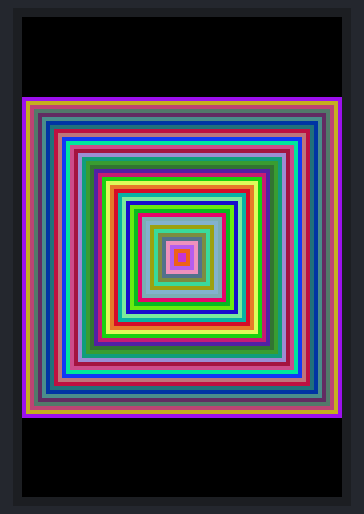
This sketch was run on a simulated Arduino Uno, built with avr-gcc and run on an emulated ATmega328P. Parts: 320×480 colour display. Random numbers use the default seed unless the sketch sets one; what the sketch prints to the serial monitor is not drawn.

Above: at 13.4 s.
At 15.0 s:
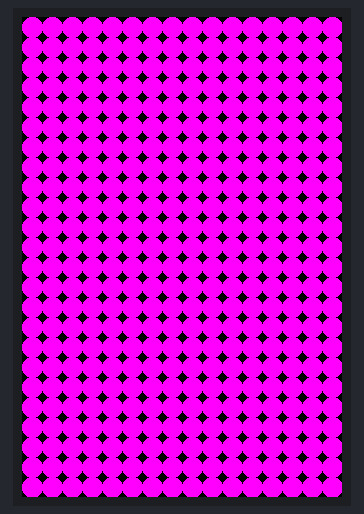
At 16.0 s:
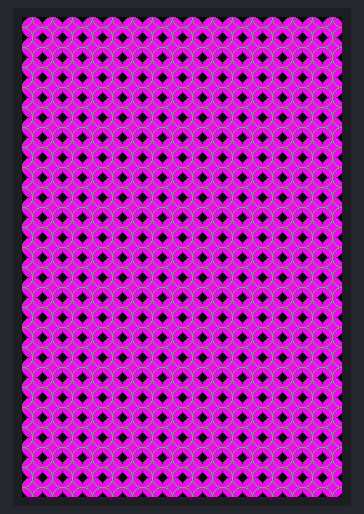
At 16.8 s:
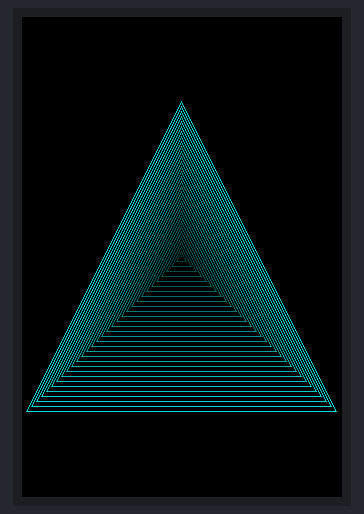
At 22.5 s:
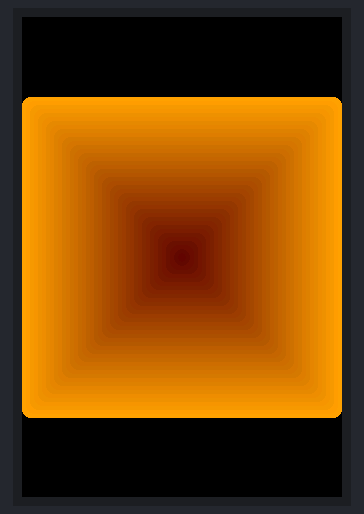
At 25.7 s:
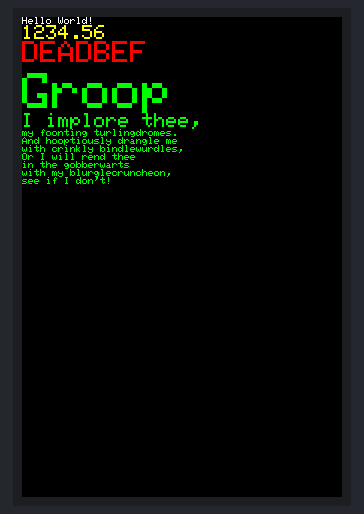

Measured:
- by itself, everything shown: repeats every 4.4 s, in 4 steps
- what the display in image 0 shows lasts 1.5 s, from 13.4 s to 14.9 s
- what the display in image 1 shows lasts 1.0 s, from 14.9 s to 15.9 s
- what the display in image 2 shows lasts 0.9 s, from 15.9 s to 16.8 s
- what the display in image 3 shows lasts 2.4 s, from 16.8 s to 19.2 s
- what the display in image 4 shows lasts 3.0 s, from 22.5 s to 25.5 s
- what the display in image 5 shows lasts 2.0 s, from 25.7 s to 27.7 s

The sketch:

tft_LCD.ino
```cpp
/***********************************************************************************
*This program is a demo of how to display picture and
*how to use rotate function to display string.
*This demo was made for LCD modules with 8bit or 16bit data port.
*This program requires the the LCDKIWI library.

* File                : display_graphics.ino
* Hardware Environment: Arduino UNO&Mega2560
* Build Environment   : Arduino

*Set the pins to the correct ones for your development shield or breakout board.
*This demo use the BREAKOUT BOARD only and use these 8bit data lines to the LCD,
*pin usage as follow:
*                  LCD_CS  LCD_CD  LCD_WR  LCD_RD  LCD_RST  SD_SS  SD_DI  SD_DO  SD_SCK
*     Arduino Uno    A3      A2      A1      A0      A4      10     11     12      13
*Arduino Mega2560    A3      A2      A1      A0      A4      10     11     12      13

*                  LCD_D0  LCD_D1  LCD_D2  LCD_D3  LCD_D4  LCD_D5  LCD_D6  LCD_D7
*     Arduino Uno    8       9       2       3       4       5       6       7
*Arduino Mega2560    8       9       2       3       4       5       6       7

*Remember to set the pins to suit your display module!
*
* @attention
*
* THE PRESENT FIRMWARE WHICH IS FOR GUIDANCE ONLY AIMS AT PROVIDING CUSTOMERS
* WITH CODING INFORMATION REGARDING THEIR PRODUCTS IN ORDER FOR THEM TO SAVE
* TIME. AS A RESULT, QD electronic SHALL NOT BE HELD LIABLE FOR ANY
* DIRECT, INDIRECT OR CONSEQUENTIAL DAMAGES WITH RESPECT TO ANY CLAIMS ARISING
* FROM THE CONTENT OF SUCH FIRMWARE AND/OR THE USE MADE BY CUSTOMERS OF THE
* CODING INFORMATION CONTAINED HEREIN IN CONNECTION WITH THEIR PRODUCTS.
**********************************************************************************/

#include <LCDWIKI_GUI.h> //Core graphics library
#include <LCDWIKI_KBV.h> //Hardware-specific library

//if the IC model is known or the modules is unreadable,you can use this constructed function
LCDWIKI_KBV mylcd(ILI9486,A3,A2,A1,A0,A4); //model,cs,cd,wr,rd,reset
//if the IC model is not known and the modules is readable,you can use this constructed function
//LCDWIKI_KBV mylcd(320,480,A3,A2,A1,A0,A4);//width,height,cs,cd,wr,rd,reset

//define some colour values
#define  BLACK   0x0000
#define BLUE    0x001F
#define RED     0xF800
#define GREEN   0x07E0
#define CYAN    0x07FF
#define MAGENTA 0xF81F
#define YELLOW  0xFFE0
#define WHITE   0xFFFF

//clear screen
void fill_screen_test()
{
  mylcd.Fill_Screen(BLACK);
  mylcd.Fill_Screen(RED);
  mylcd.Fill_Screen(GREEN);
  mylcd.Fill_Screen(BLUE);
  mylcd.Fill_Screen(BLACK);
}

//display some strings
void text_test()
{
  mylcd.Set_Text_Mode(0);

  mylcd.Fill_Screen(BLACK);
  mylcd.Set_Text_Back_colour(BLACK);
  mylcd.Set_Text_colour(WHITE);
  mylcd.Set_Text_Size(1);
  mylcd.Print_String("Hello World!", 0, 0);

  mylcd.Set_Text_colour(YELLOW);
  mylcd.Set_Text_Size(2);
  mylcd.Print_Number_Float(1234.56,2,0, 8, '.', 0, ' ');

  mylcd.Set_Text_colour(RED);
  mylcd.Set_Text_Size(3);
  //mylcd.Print_String("DEADBEEF", 0, 24);
  mylcd.Print_Number_Int(0xDEADBEF, 0, 24, 0, ' ', 16);

  mylcd.Set_Text_colour(GREEN);
  mylcd.Set_Text_Size(5);
  mylcd.Print_String("Groop", 0, 56);

  mylcd.Set_Text_Size(2);
  mylcd.Print_String("I implore thee,", 0, 96);

  mylcd.Set_Text_Size(1);
  mylcd.Print_String("my foonting turlingdromes.", 0, 112);
  mylcd.Print_String("And hooptiously drangle me", 0, 120);
  mylcd.Print_String("with crinkly bindlewurdles,", 0, 128);
  mylcd.Print_String("Or I will rend thee", 0, 136);
  mylcd.Print_String("in the gobberwarts", 0, 144);
  mylcd.Print_String("with my blurglecruncheon,", 0, 152);
  mylcd.Print_String("see if I don't!", 0, 160);
}

//draw some oblique lines
void lines_test(void)
{
    mylcd.Fill_Screen(BLACK);
      mylcd.Set_Draw_color(GREEN);
    int i = 0;
    for(i = 0; i< mylcd.Get_Display_Width();i+=5)
    {
       mylcd.Draw_Line(0, 0, i, mylcd.Get_Display_Height()-1);
     }
     for(i = mylcd.Get_Display_Height()-1; i>= 0;i-=5)
     {
       mylcd.Draw_Line(0, 0, mylcd.Get_Display_Width()-1, i);
     }

     mylcd.Fill_Screen(BLACK);
       mylcd.Set_Draw_color(RED);
    for(i = mylcd.Get_Display_Width() -1; i>=0;i-=5)
    {
      mylcd.Draw_Line(mylcd.Get_Display_Width()-1, 0, i, mylcd.Get_Display_Height()-1);
     }
    for(i = mylcd.Get_Display_Height()-1; i>=0;i-=5)
    {
      mylcd.Draw_Line(mylcd.Get_Display_Width()-1, 0, 0, i);
     }

     mylcd.Fill_Screen(BLACK);
      mylcd.Set_Draw_color(BLUE);
     for(i = 0; i < mylcd.Get_Display_Width();i+=5)
    {
      mylcd.Draw_Line(0, mylcd.Get_Display_Height()-1, i, 0);
     }
     for(i = 0; i < mylcd.Get_Display_Height();i+=5)
    {
      mylcd.Draw_Line(0, mylcd.Get_Display_Height()-1, mylcd.Get_Display_Width()-1, i);
     }

     mylcd.Fill_Screen(BLACK);
      mylcd.Set_Draw_color(YELLOW);
     for(i = mylcd.Get_Display_Width()-1; i >=0;i-=5)
    {
      mylcd.Draw_Line(mylcd.Get_Display_Width()-1, mylcd.Get_Display_Height()-1, i, 0);
     }
     for(i = 0; i<mylcd.Get_Display_Height();i+=5)
    {
      mylcd.Draw_Line(mylcd.Get_Display_Width()-1, mylcd.Get_Display_Height()-1, 0, i);
     }
}

//draw some vertical lines and horizontal lines
void h_l_lines_test(void)
{
    int i=0;
   mylcd.Fill_Screen(BLACK);
     mylcd.Set_Draw_color(GREEN);
    for(i =0;i<mylcd.Get_Display_Height();i+=5)
    {
      mylcd.Draw_Fast_HLine(0,i,mylcd.Get_Display_Width());
      delay(5);
    }
     mylcd.Set_Draw_color(BLUE);
     for(i =0;i<mylcd.Get_Display_Width();i+=5)
    {
      mylcd.Draw_Fast_VLine(i,0,mylcd.Get_Display_Height());
           delay(5);
    }
}

//draw some rectangles
void rectangle_test(void)
{
  int i = 0;
   mylcd.Fill_Screen(BLACK);
     mylcd.Set_Draw_color(GREEN);
   for(i = 0;i<mylcd.Get_Display_Width()/2;i+=4)
   {
      mylcd.Draw_Rectangle(i,(mylcd.Get_Display_Height()-mylcd.Get_Display_Width())/2+i,mylcd.Get_Display_Width()-1-i,mylcd.Get_Display_Height()-(mylcd.Get_Display_Height()-mylcd.Get_Display_Width())/2-i);
        delay(5);
   }
}

//draw some filled rectangles
void fill_rectangle_test(void)
{
  int i = 0;
   mylcd.Fill_Screen(BLACK);
     mylcd.Set_Draw_color(YELLOW);
   mylcd.Fill_Rectangle(0,(mylcd.Get_Display_Height()-mylcd.Get_Display_Width())/2,mylcd.Get_Display_Width()-1,mylcd.Get_Display_Height()-(mylcd.Get_Display_Height()-mylcd.Get_Display_Width())/2);
    mylcd.Set_Draw_color(MAGENTA);
   for(i = 0;i<mylcd.Get_Display_Width()/2;i+=4)
   {
      mylcd.Draw_Rectangle(i,(mylcd.Get_Display_Height()-mylcd.Get_Display_Width())/2+i,mylcd.Get_Display_Width()-1-i,mylcd.Get_Display_Height()-(mylcd.Get_Display_Height()-mylcd.Get_Display_Width())/2-i);
        delay(5);
   }
   for(i = 0;i<mylcd.Get_Display_Width()/2;i+=4)
   {
       mylcd.Set_Draw_color(random(255), random(255), random(255));
      mylcd.Fill_Rectangle(i,(mylcd.Get_Display_Height()-mylcd.Get_Display_Width())/2+i,mylcd.Get_Display_Width()-1-i,mylcd.Get_Display_Height()-(mylcd.Get_Display_Height()-mylcd.Get_Display_Width())/2-i);
        delay(5);
   }
}

//draw some filled circles
void fill_circles_test(void)
{
  int r=10,i=0,j=0;
  mylcd.Fill_Screen(BLACK);
   mylcd.Set_Draw_color(MAGENTA);
  for(i=r;i<mylcd.Get_Display_Width();i+=2*r)
  {
    for(j=r;j<mylcd.Get_Display_Height();j+=2*r)
    {
      mylcd.Fill_Circle(i, j, r);
    }
  }
}

//draw some circles
void circles_test(void)
{
  int r=10,i=0,j=0;
   mylcd.Set_Draw_color(GREEN);
  for(i=0;i<mylcd.Get_Display_Width()+r;i+=2*r)
  {
    for(j=0;j<mylcd.Get_Display_Height()+r;j+=2*r)
    {
      mylcd.Draw_Circle(i, j, r);
    }
  }
}

//draw some triangles
void triangles_test(void)
{
   int i = 0;
   mylcd.Fill_Screen(BLACK);
   for(i=0;i<mylcd.Get_Display_Width()/2;i+=5)
   {
      mylcd.Set_Draw_color(0,i+64,i+64);
      mylcd.Draw_Triangle(mylcd.Get_Display_Width()/2-1,mylcd.Get_Display_Height()/2-1-i,
                    mylcd.Get_Display_Width()/2-1-i,mylcd.Get_Display_Height()/2-1+i,
                    mylcd.Get_Display_Width()/2-1+i,mylcd.Get_Display_Height()/2-1+i);
   }
}

//draw some filled triangles
void fill_triangles_test(void)
{
   int i = 0;
   mylcd.Fill_Screen(BLACK);
    for(i=mylcd.Get_Display_Width()/2-1;i>0;i-=5)
   {

      mylcd.Set_Draw_color(0,i+64,i+64);
      mylcd.Fill_Triangle(mylcd.Get_Display_Width()/2-1,mylcd.Get_Display_Height()/2-1-i,
                    mylcd.Get_Display_Width()/2-1-i,mylcd.Get_Display_Height()/2-1+i,
                    mylcd.Get_Display_Width()/2-1+i,mylcd.Get_Display_Height()/2-1+i);
      mylcd.Set_Draw_color(i,0,i);
      mylcd.Draw_Triangle(mylcd.Get_Display_Width()/2-1,mylcd.Get_Display_Height()/2-1-i,
                    mylcd.Get_Display_Width()/2-1-i,mylcd.Get_Display_Height()/2-1+i,
                    mylcd.Get_Display_Width()/2-1+i,mylcd.Get_Display_Height()/2-1+i);
   }
}

//draw some round rectangles
void round_rectangle(void)
{
   int i = 0;
   mylcd.Fill_Screen(BLACK);
     for(i = 0;i<mylcd.Get_Display_Width()/2;i+=4)
   {
       mylcd.Set_Draw_color(255-i,0,160-i);
      mylcd.Draw_Round_Rectangle(i,(mylcd.Get_Display_Height()-mylcd.Get_Display_Width())/2+i,mylcd.Get_Display_Width()-1-i,mylcd.Get_Display_Height()-(mylcd.Get_Display_Height()-mylcd.Get_Display_Width())/2-i,8);
        delay(5);
   }
}

//draw some filled round rectangles
void fill_round_rectangle(void)
{
     int i = 0;
   mylcd.Fill_Screen(BLACK);
     for(i = 0;i<mylcd.Get_Display_Width()/2;i+=4)
   {
       mylcd.Set_Draw_color(255-i,160-i,0);
      mylcd.Fill_Round_Rectangle(i,(mylcd.Get_Display_Height()-mylcd.Get_Display_Width())/2+i,mylcd.Get_Display_Width()-1-i,mylcd.Get_Display_Height()-(mylcd.Get_Display_Height()-mylcd.Get_Display_Width())/2-i,8);
        delay(5);
   }
}

void setup()
{
  Serial.begin(9600);
  mylcd.Init_LCD();
  Serial.println(mylcd.Read_ID(), HEX);
  fill_screen_test();
  delay(500);
  text_test();
  delay(500);
  lines_test();
  delay(500);
  h_l_lines_test();
  delay(500);
  rectangle_test();
  delay(500);
  fill_rectangle_test();
  delay(500);
  fill_circles_test();
  delay(500);
  circles_test();
  delay(500);
  triangles_test();
  delay(500);
  fill_triangles_test();
  delay(500);
   round_rectangle();
   delay(500);
   fill_round_rectangle();
   delay(3000);
}

void loop()
{
  //rotate for four directions
 for(uint8_t rotation=0; rotation<4; rotation++)
 {
    mylcd.Set_Rotation(rotation);
    text_test();
    delay(2000);
 }
}
```
